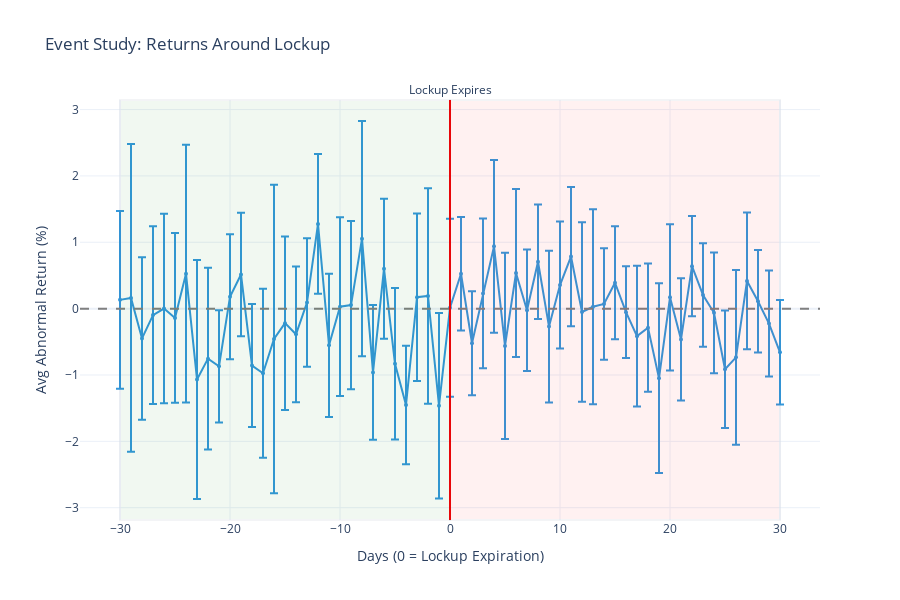

The notebook cell this image was saved under:
### Markdown cell above
## Step 7: Event Study

Day-by-day view around lockup expiration.

### Code cell
print("\n" + "="*80)
print("EVENT STUDY")

window_df = df_clean[df_clean['Days_To_Lockup'].between(-30, 30)].copy()
print(f"\nWindow (Days -30 to +30): {len(window_df):,} obs")

event_avg = window_df.groupby('Days_To_Lockup')['Abnormal_Return'].agg([
    'mean', 'sem'
]).reset_index()

fig = go.Figure()

fig.add_trace(go.Scatter(
    x=event_avg['Days_To_Lockup'],
    y=event_avg['mean'],
    mode='lines+markers',
    line=dict(color='#3498DB', width=2),
    marker=dict(size=4),
    error_y=dict(type='data', array=event_avg['sem'] * 1.96, visible=True)
))

fig.add_hline(y=0, line_dash="dash", line_color="gray")
fig.add_vline(x=0, line_dash="solid", line_color="red", line_width=2,
              annotation_text="Lockup Expires", annotation_position="top")

fig.add_vrect(x0=-30, x1=0, fillcolor="green", opacity=0.05)
fig.add_vrect(x0=0, x1=30, fillcolor="red", opacity=0.05)

fig.update_layout(
    title='Event Study: Returns Around Lockup',
    xaxis_title='Days (0 = Lockup Expiration)',
    yaxis_title='Avg Abnormal Return (%)',
    height=600,
    template='plotly_white'
)

fig.show()
fig.write_image(f"{fig_output_dir}/02_event_study.png", scale=2)

pre_mean = event_avg[event_avg['Days_To_Lockup'] < 0]['mean'].mean()
post_mean = event_avg[event_avg['Days_To_Lockup'] > 0]['mean'].mean()

print(f"\nPre (Days -30 to -1): {pre_mean:.4f}%")
print(f"Post (Days +1 to +30): {post_mean:.4f}%")
print(f"Difference: {post_mean - pre_mean:+.4f}%")

### Figure 1 — Plotly figure (JSON) as saved in the notebook; plotly's stock layout.template omitted (floating-point values rounded to 4 significant figures)
{"data": [{"error_y": {"array": [1.338, 2.318, 1.224, 1.338, 1.428, 1.28, 1.942, 1.802, 1.369, 0.8452, 0.942, 0.929, 0.9268, 1.273, 2.326, 1.307, 1.023, 0.9678, 1.053, 1.079, 1.347, 1.268, 1.773, 1.016, 1.055, 1.142, 0.8947, 1.263, 1.624, 1.398, 1.341, 0.8545, 0.7833, 1.128, 1.302, 1.404, 1.266, 0.9169, 0.8633, 1.144, 0.9574, 1.049, 1.352, 1.469, 0.8403, 0.8507, 0.6917, 1.06, 0.9656, 1.429, 1.102, 0.9207, 0.7551, 0.7794, 0.9088, 0.8856, 1.316, 1.03, 0.7714, 0.7988, 0.7884], "type": "data", "visible": true}, "line": {"color": "#3498DB", "width": 2}, "marker": {"size": 4}, "mode": "lines+markers", "type": "scatter", "x": [-30, -29, -28, -27, -26, -25, -24, -23, -22, -21, -20, -19, -18, -17, -16, -15, -14, -13, -12, -11, -10, -9, -8, -7, -6, -5, -4, -3, -2, -1, 0, 1, 2, 3, 4, 5, 6, 7, 8, 9, 10, 11, 12, 13, 14, 15, 16, 17, 18, 19, 20, 21, 22, 23, 24, 25, 26, 27, 28, 29, 30], "y": [0.1323, 0.1615, -0.449, -0.09772, 0.0007614, -0.1405, 0.5267, -1.067, -0.7536, -0.8689, 0.1791, 0.5146, -0.8587, -0.9734, -0.4568, -0.219, -0.3867, 0.09152, 1.277, -0.5523, 0.02929, 0.0532, 1.055, -0.9608, 0.6014, -0.8314, -1.452, 0.1725, 0.1915, -1.463, 0.01322, 0.5259, -0.5213, 0.2288, 0.9386, -0.5614, 0.536, -0.02414, 0.707, -0.2703, 0.3554, 0.7851, -0.04976, 0.02876, 0.06995, 0.3897, -0.05308, -0.4146, -0.2867, -1.048, 0.17, -0.464, 0.64, 0.2047, -0.06313, -0.9127, -0.7336, 0.4171, 0.1109, -0.2255, -0.6578]}], "layout": {"annotations": [{"showarrow": false, "text": "Lockup Expires", "x": 0, "xanchor": "center", "xref": "x", "y": 1, "yanchor": "bottom", "yref": "y domain"}], "height": 600, "shapes": [{"line": {"color": "gray", "dash": "dash"}, "type": "line", "x0": 0, "x1": 1, "xref": "x domain", "y0": 0, "y1": 0, "yref": "y"}, {"line": {"color": "red", "dash": "solid", "width": 2}, "type": "line", "x0": 0, "x1": 0, "xref": "x", "y0": 0, "y1": 1, "yref": "y domain"}, {"fillcolor": "green", "opacity": 0.05, "type": "rect", "x0": -30, "x1": 0, "xref": "x", "y0": 0, "y1": 1, "yref": "y domain"}, {"fillcolor": "red", "opacity": 0.05, "type": "rect", "x0": 0, "x1": 30, "xref": "x", "y0": 0, "y1": 1, "yref": "y domain"}], "title": {"text": "Event Study: Returns Around Lockup"}, "xaxis": {"title": {"text": "Days (0 = Lockup Expiration)"}}, "yaxis": {"title": {"text": "Avg Abnormal Return (%)"}}}}
